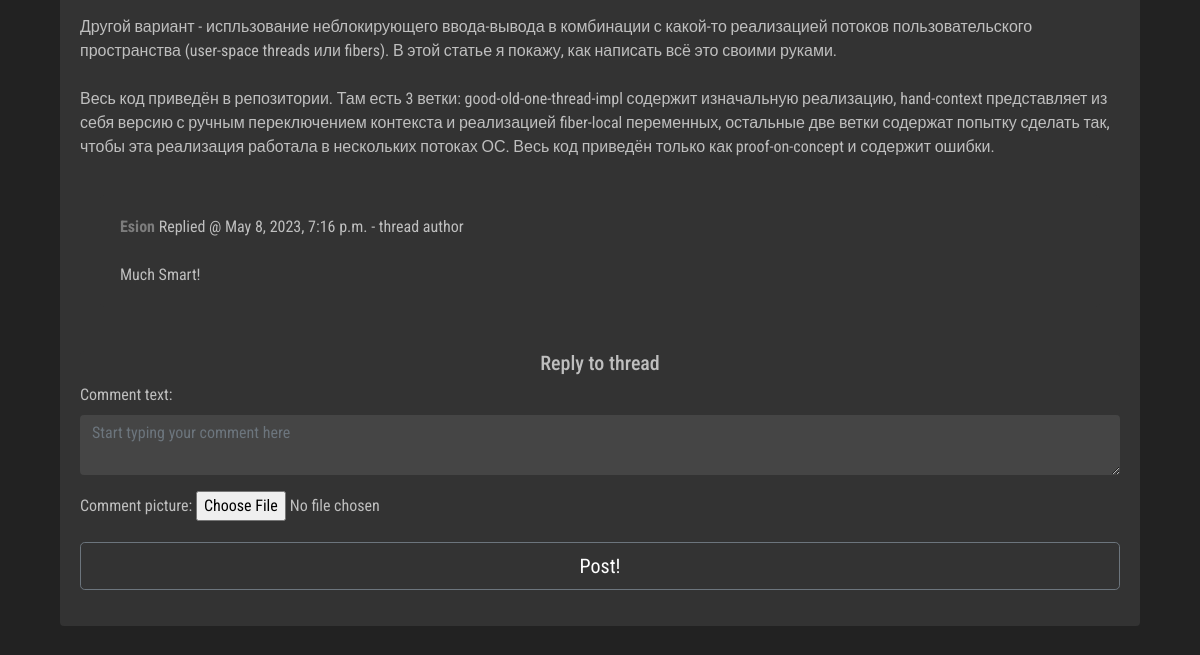
/board/4 (lower part), run on an earlier commit of the app's database.
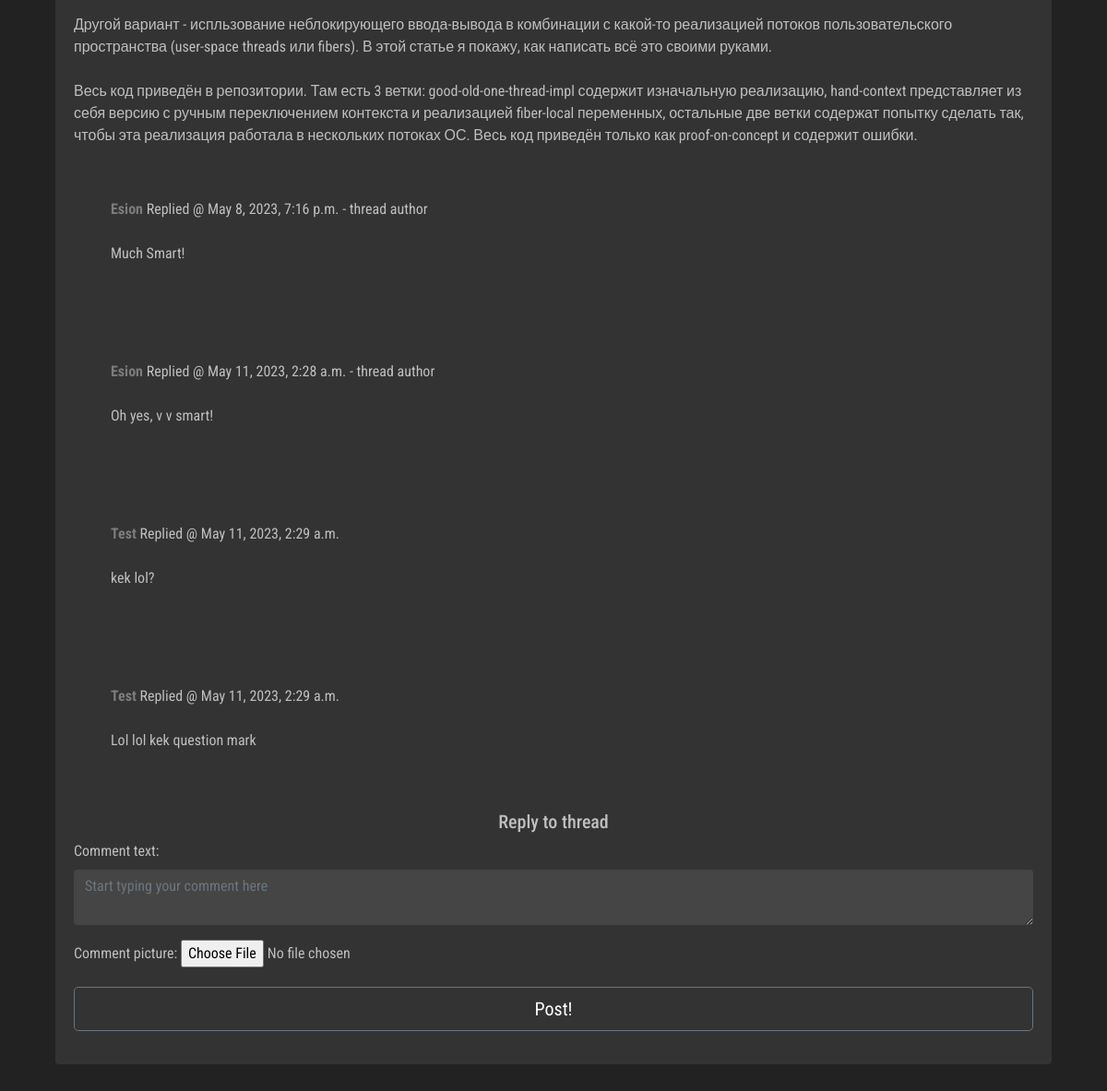
And on a later commit of the database.
### board/models.py (models this page shows, shortened)
class Comment(models.Model):
    comment_text = models.TextField('Comment text', max_length=10000)
    comment_post = models.ForeignKey(Thread,  on_delete=models.CASCADE)
    comment_author = models.CharField('Comment Author', blank=False, null=False, max_length=150)
    pub_date = models.DateTimeField('Date published', null=True, blank=True, auto_now=True)
    comment_pic = models.ImageField(upload_to=user_comment_directory_path, blank=True, null=True)
    visible = models.BooleanField(blank=False, null=False, default=True)

### board/views.py (the view, shortened to what this page needs)
# urls.py: path('<int:pk>', views.thread_view, name='thread'),
def thread_view(request, pk):
    username, loc_option = initial_check(request)
    thread = Thread.objects.get(id=pk)
    comments = Comment.objects.filter(comment_post=thread, visible=True)
    template = loader.get_template('board/thread.html')
    form = CommentForm()
    context = {
        'loc': loc_resolver('thread'),
        'lang': loc_option,
        'thread': thread,
        'form': form,
        'comments': comments,
        'username': username,
    }
    return HttpResponse(template.render(context, request))

### board/forms.py
class CommentForm(forms.ModelForm):
    comment_text = forms.CharField(max_length=10000, widget=forms.Textarea(attrs={'style':'background: #454545; color: #f9f9f9;', 'class':'form-control', 'rows':'2.5', 'placeholder':'Start typing your comment here', }))
    key = forms.IntegerField(widget=forms.HiddenInput, required=False)
    comment_pic = forms.ImageField(label='Comment picture', required=False, )
    class Meta:
        model = Comment
        fields = ('comment_text',)

### board/templatetags/loc_extra.py (called while the page is built)
@register.filter
def return_item(l, i):
    try:
        return l[i]
    except:
        return None

### board/views.py (called while the page is built)
def random_name():
    noun = ['Apple', 'Grape', 'Hero', 'Nickel', 'Zinc', 'Rock', 'Paper', 'Joker', 'Beat', 'Aug', 'Runner', 'Miracle']
    adjective = ['Shitty', 'Slippy', 'Explosive', 'Luminous', 'Advanced', 'Creative', 'Burning', 'Sweaty', 'Leet',
                 'Apex', 'Funny', 'Raging']
    tag = ['1', '2', '3', '4', '5', '6', '7', '8', '9', '0']
    randomized_tag = choices(tag, k=4)
    return ''.join(adjective[randint(0, len(adjective)-1)]) + '-' + ''.join(noun[randint(0, len(noun)-1)]) + '#' + \
           ''.join(randomized_tag)

### board/templates/board/thread.html (shortened to what this page needs)
{% extends 'hat.html' %}
{% block content %}
{% load loc_extra %}
<div class="row col-">
        <div class="col-lg-12 col-sm-12 col-md-12 col-xl-12 content">
       <br />
<br>
            <form action="{% url 'Board:delete_thread' thread.id %}" method="POST">
<div class="card">
  <div class="card-body" id="<?php echo $thread['title']; ?>">
</form>
  <p><br /> {{ thread.thread_text|linebreaksbr }} </p>
        <div id="<?php echo $thread['id']; ?>" class="collapse show" role="tabpanel" aria-labelledby="headingOne" data-parent="#accordion">
      {% for comment in comments %}
            <div class="card-body">
	<div class="card">
		<div class="card-body">
 			<a class="userlk" href="{% url 'Board:guest' comment.comment_author %}">{{ comment.comment_author }}</a>
            {{ loc.locThread.REPLIED|return_item:lang }} {{ comment.pub_date }}
            {% if comment.comment_author == thread.thread_author %}
            - {{ loc.locThread.AUTHOR|return_item:lang }}
            {% endif %}<br /><br />
  {{ comment.comment_text|linebreaksbr }}
       </div> </div>
 <br />
      </div>
            {% endfor %}
      <div class="card border-dark mb-3">
<h5 class="text-center">{{ loc.locThread.REPLY_TO_THREAD|return_item:lang }}</h5>
<form method="POST" enctype="multipart/form-data">
    {{ form.as_p }}
   <button name="cmm" type="submit" class="btn btn-secondary btn-lg btn-block">Post!</button>
</form>
</div>
    </div>
  </div>
</div>
<br />
</div>
  </body>
</html>
{% endblock %}

What changed in the data, as far as the page shows it:
added Comment: comment_author "Esion", locThread.REPLIED|return_item "Replied @", pub_date "May 11, 2023, 2:28 a.m.", locThread.AUTHOR|return_item "thread author", comment_text "Oh yes, v v smart!"
added Comment: comment_author "Test", locThread.REPLIED|return_item "Replied @", pub_date "May 11, 2023, 2:29 a.m.", comment_text "kek lol?"
added Comment: comment_author "Test", locThread.REPLIED|return_item "Replied @", pub_date "May 11, 2023, 2:29 a.m.", comment_text "Lol lol kek question mark"
